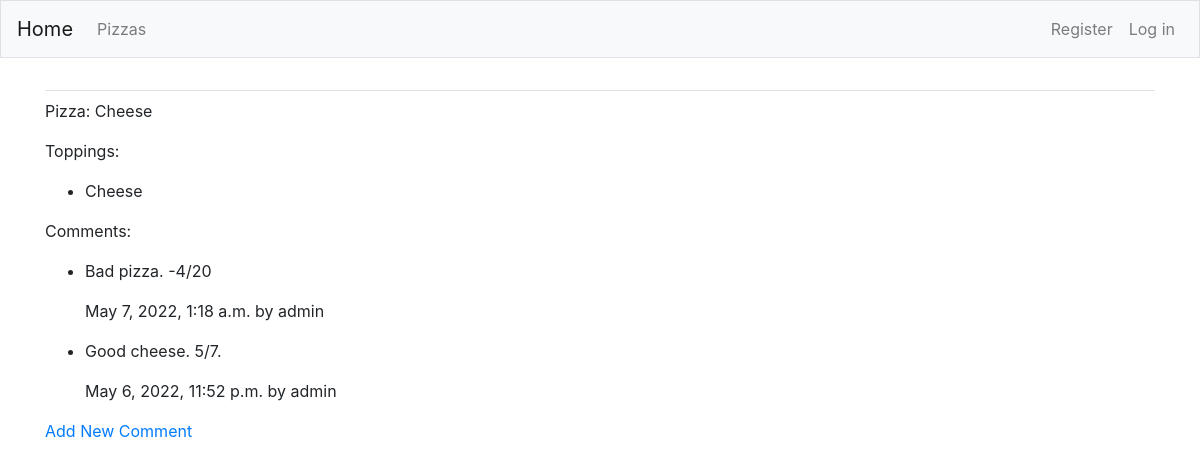
The app's page /pizza/1/, older data.
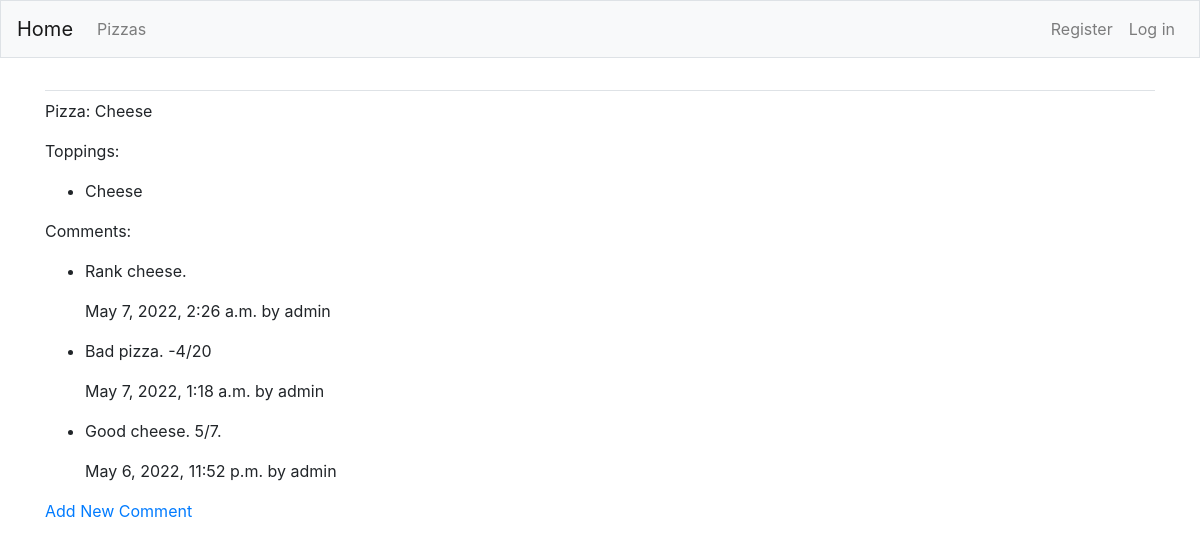
The same page, newer data.
### MainApp/models.py (models this page shows, shortened)
class Topping(models.Model):
    pizza = models.ForeignKey(Pizza, on_delete=models.CASCADE)
    toppings_name = models.CharField(max_length=200)

class Comment(models.Model):
    pizza = models.ForeignKey(Pizza, on_delete=models.CASCADE)
    text = models.TextField()
    date_added = models.DateTimeField(auto_now_add=True)
    owner = models.ForeignKey(User, on_delete=models.CASCADE)

### MainApp/views.py (the view)
# urls.py: path("pizza/<int:pizza_id>/", views.pizza, name="pizza"),
def pizza(request, pizza_id):
    pizza = Pizza.objects.get(id=pizza_id)
    comments = pizza.comment_set.order_by("-date_added")
    toppings = pizza.topping_set.order_by("-toppings_name")
    context = {"pizza": pizza, "toppings": toppings, "comments": comments}
    return render(request, "MainApp/pizza.html", context)

### MainApp/templates/mainapp/pizza.html (shortened to what this page needs)
{% extends 'MainApp/base.html' %}
{% block content %}
<p>
    Pizza: {{ pizza.pizza_name }}
</p>
<p>
    Toppings:
</p>
<ul>
    {% for t in toppings %}
    <li>
        <p>{{ t.toppings_name }}</p>
    </li>
    {% empty %}
    <li>
        There are no toppings for this pizza.
    </li>
    {% endfor %}
</ul>
<p>Comments:</p>
<ul>
    {% for c in comments %}
    <li>
        <p>{{c.text}}</p>
        <p>{{c.date_added}} by {{c.owner}}</p>
    </li>
    {% empty %}
    <li>
        There are no comments for this pizza.
    </li>
    {% endfor %}
</ul>
<p><a href="{% url 'new_comment' pizza.id %}">Add New Comment</a></p>
{% endblock content %}

Row changes from the older to the newer data that the page shows:
added Comment: text "Rank cheese.", date_added "May 7, 2022, 2:26 a.m.", owner "admin"
